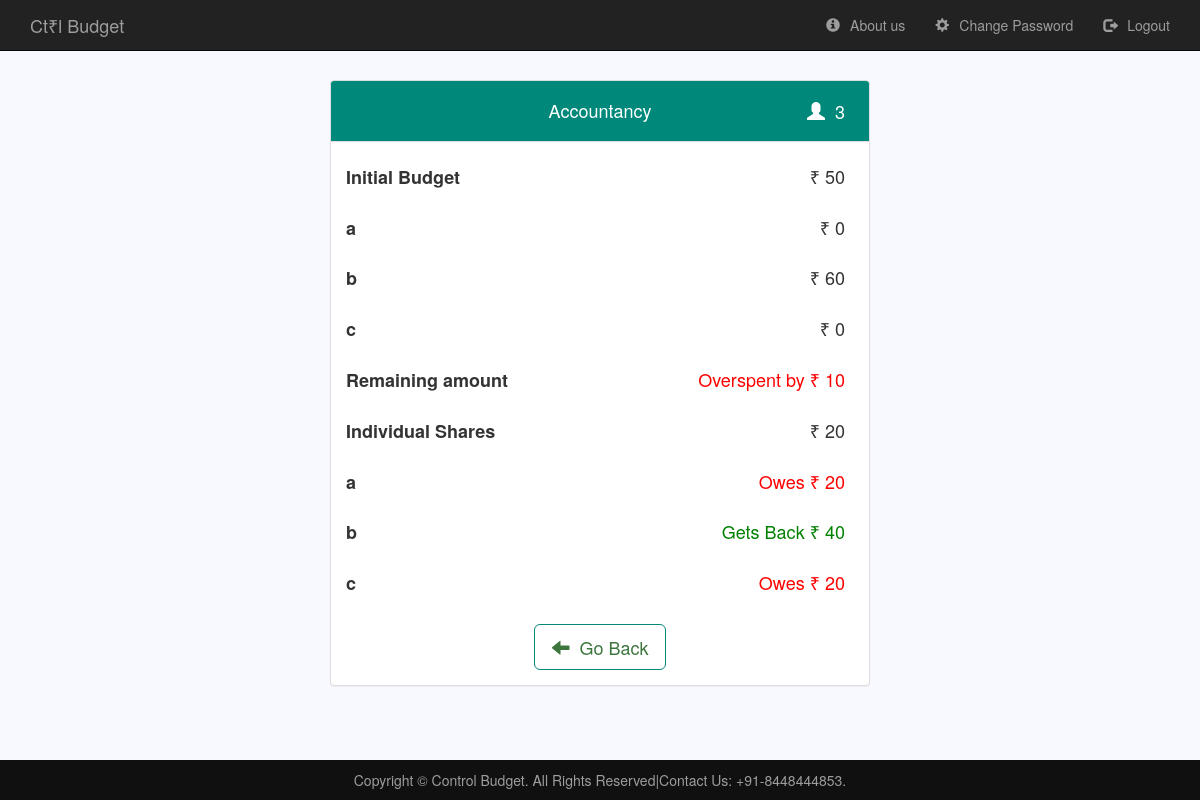
Page /expense distributor.php?id=3&remamount=-10&title=Accountancy&people=3&budget=50 (signed in) on the committed database.
### tables this page shows
CREATE TABLE IF NOT EXISTS `person` (
  `id` int(11) NOT NULL AUTO_INCREMENT,
  `user_id` int(11) NOT NULL,
  `plan_id` int(11) NOT NULL,
  `person_name` varchar(255) NOT NULL,
  PRIMARY KEY (`id`),
  KEY `user_id` (`user_id`,`plan_id`),
  KEY `plan_id` (`plan_id`)
);

### expense distributor.php (the view, shortened to what this page needs)
<!DOCTYPE html>
<html lang="en">
  <head>
    <link
      rel="stylesheet"
      href="Bootstrap/css/bootstrap.min.css"
      type="text/css"
      ;
    />
    <link rel="stylesheet" href="style/style.css" />
  </head>
  <body>
    <?php
   include "navbar.php";
   require "connect.php";
$planid=$_GET['id'];
$user_id=$_SESSION['id'];
$remaining_amount=$_GET['remamount'];
$title=$_GET['title'];
$budget=$_GET['budget'];
$person=$_GET['people'];
$expense=$budget-$remaining_amount;
$average=$expense/$person;
function individual_expense($name){
global $planid,$user_id,$signup;
$select_individual_expense_query="select amount from expense where user_id='$user_id' and plan_id='$planid' and person_name='$name'";
$select_individual_expense_query_exe=mysqli_query($signup,$select_individual_expense_query);
$select_individual_expense_row=mysqli_num_rows($select_individual_expense_query_exe);
$individual_expense=0;
for($i=0;$i<$select_individual_expense_row;$i++){
   $select_individual_expense_fetch=mysqli_fetch_array($select_individual_expense_query_exe);
   $individual_expense+=$select_individual_expense_fetch['amount'];
}
return $individual_expense;
}
   ?>
<div class="container">
      <div class="col-md-6 space col-md-offset-3">
        <div class="panel panel-default mb-6">
          <div class="panel-heading text-center panel-head">
          <h4 class="absolute small-m" ><span class="glyphicon glyphicon-user"></span><?php echo "$person";?></h4>
             <h4 class="text-center"><?php echo "$title";?></h4>
         </div>
          <div class="panel-body">
            <div class="mb-5" >
            <h4 class="absolute " >&#8377; <?php echo "$budget";?></h4>
             <h4><b>Initial Budget</b></h4>
             </div >
             <?php
             $select_individual_person_query="select person_name from person where user_id='$user_id' and plan_id='$planid'";
             $select_individual_person_query_exe=mysqli_query($signup,$select_individual_person_query) or die('not inserted');
             for($i=0;$i<$person;$i++){
            $select_individual_person_fetch=mysqli_fetch_array($select_individual_person_query_exe);
            $person_name=$select_individual_person_fetch['person_name'];
            $individual_expense=individual_expense($person_name);
            echo "<div class=\"mb-5\">
             <h4 class=\"absolute\">&#8377; $individual_expense</h4>
             <h4 class=\"mt-1\"><b>$person_name</b></h4>
            </div>";
            }
            ?>
            <div class="mb-5">
             <h4 class="absolute" style="color:<?php if($remaining_amount<0){echo 'red';}else if($remaining_amount>0){echo 'green';}?>";><?php if($remaining_amount<0){$remaining_amount=$remaining_amount*-1;echo "Overspent by ";} echo "&#8377;  $remaining_amount";?></h4>
             <h4 mt-1><b>Remaining amount</b></h4>
            </div>
            <div class="mb-5" >
            <h4 class="absolute " >&#8377; <?php echo "$average";?></h4>
             <h4><b>Individual Shares</b></h4>
             </div >
            <?php
             $select_individual_person_query="select person_name from person where user_id='$user_id' and plan_id='$planid'";
             $select_individual_person_query_exe=mysqli_query($signup,$select_individual_person_query) or die('not inserted');
             for($i=0;$i<$person;$i++){
            $select_individual_person_fetch=mysqli_fetch_array($select_individual_person_query_exe);
            $person_name=$select_individual_person_fetch['person_name'];
            $individual_expense=individual_expense($person_name);
            $money_get=$individual_expense-$average;
            echo "<div class=\"mb-5\">
             <h4 class=\"absolute\" style=\"color:";if($money_get<0){echo 'red';}else if($money_get>0){echo 'green';} echo"\">";if($money_get<0){$money_get=$money_get*-1;echo "Owes &#8377; $money_get";} else if($money_get>0){echo "Gets Back &#8377; $money_get";}else{echo "All settled up";} echo "</h4>            <h4 class=\"mt-1\"><b>$person_name</b></h4>
            </div>";
            }?>
         <div class="text-center">
            <a href="viewplan.php?id=<?php echo "$planid";?>" class="btn btn-lg text-success button1 button" type="button"><span class="glyphicon glyphicon-arrow-left"></span>Go Back</a>
         </div>
         </div>
         </div>
         </div>
         </div>
       <?php
   include "footer.php";
   ?>
  </body>
</html>

### style/style.css (style rules this page uses)
span { margin-right: 10px; }
body { min-height: 100vh; background-color: rgb(248,249,254); }
.space { margin-top:10vh; }
.small-m { margin-top:10px!important; }
button,.panel-default>.panel-head,.link { background-color: #00887A; color: white; }
.mb-5 { margin-bottom:30px; }
.mb-6 { margin-bottom: 60px; }
.button { border: 1px solid #00887A; background-color: transparent; transition: all 0.3s linear; }
.button1 { background-color: white; }
.absolute { position: absolute; right: 40px; margin-top: 0px; }

### rows in the picture
person: individual_expense "0", person_name "a", money_get "20"
person: individual_expense "60", person_name "b", money_get "40"
person: individual_expense "0", person_name "c", money_get "20"

### other values in the picture
$person "3"
$title "Accountancy"
$budget "50"
$remaining_amount "10"
$average "20"
